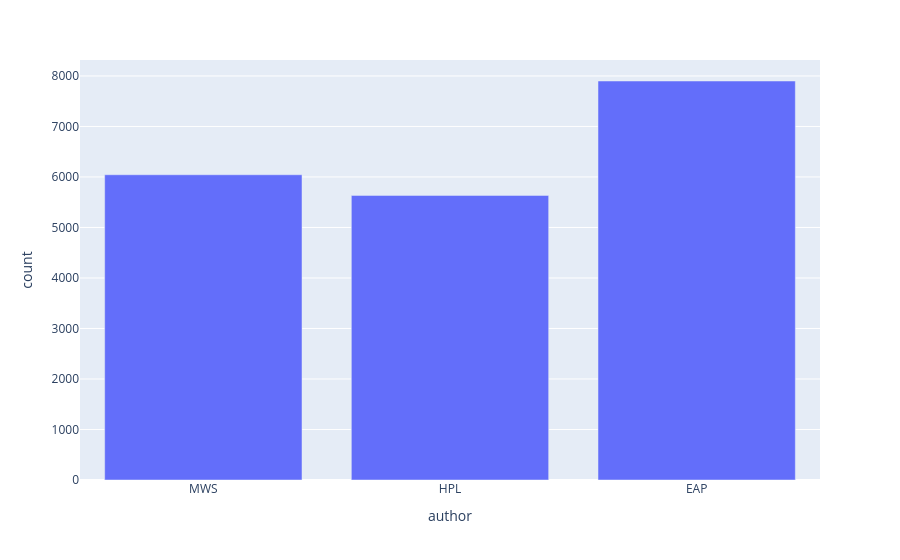

Notebook source saved alongside this figure:
### Code cell
# stage 1: plot EDA
df2 = df.groupBy('author').count()
df2.plot.bar(x='author', y='count')

### Figure 1 — Plotly figure (JSON) as saved in the notebook; plotly's stock layout.template omitted (floating-point values rounded to 4 significant figures)
{"data": [{"hovertemplate": "author=%{x}<br>count=%{y}<extra></extra>", "legendgroup": "", "marker": {"color": "#636efa", "pattern": {"shape": ""}}, "name": "", "orientation": "v", "showlegend": false, "textposition": "auto", "type": "bar", "x": ["MWS", "HPL", "EAP"], "xaxis": "x", "y": [6044, 5635, 7900], "yaxis": "y"}], "layout": {"barmode": "relative", "legend": {"tracegroupgap": 0}, "margin": {"t": 60}, "xaxis": {"anchor": "y", "domain": [0, 1], "title": {"text": "author"}}, "yaxis": {"anchor": "x", "domain": [0, 1], "title": {"text": "count"}}}}
